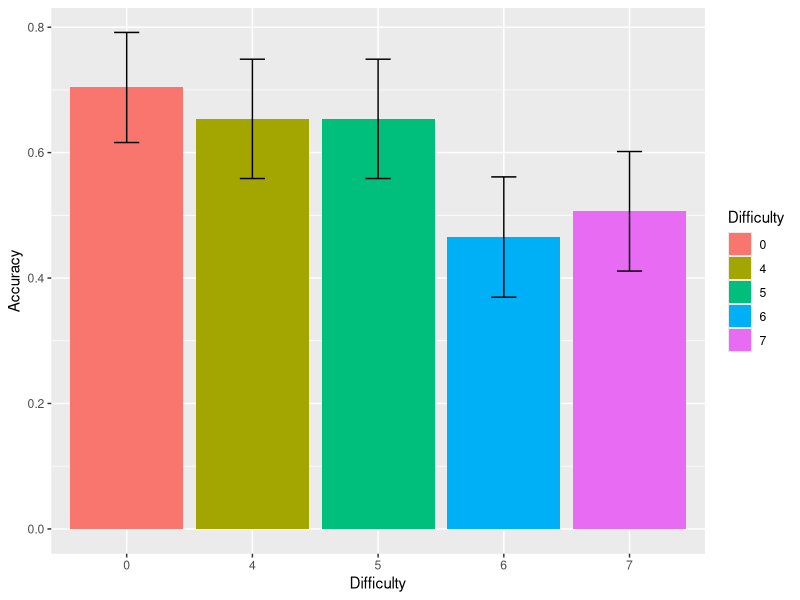

The R script that drew this image:
library('ggplot2')

## Gives count, mean, standard deviation, standard error of the mean, and confidence interval (default 95%).
##   data: a data frame.
##   measurevar: the name of a column that contains the variable to be summariezed
##   groupvars: a vector containing names of columns that contain grouping variables
##   na.rm: a boolean that indicates whether to ignore NA's
##   conf.interval: the percent range of the confidence interval (default is 95%)
summarySE <- function(data=NULL, measurevar, groupvars=NULL, na.rm=FALSE,
                      conf.interval=.95, .drop=TRUE) {
    library(plyr)

    # New version of length which can handle NA's: if na.rm==T, don't count them
    length2 <- function (x, na.rm=FALSE) {
        if (na.rm) sum(!is.na(x))
        else       length(x)
    }

    # This does the summary. For each group's data frame, return a vector with
    # N, mean, and sd
    datac <- ddply(data, groupvars, .drop=.drop,
      .fun = function(xx, col) {
        c(N    = length2(xx[[col]], na.rm=na.rm),
          mean = mean   (xx[[col]], na.rm=na.rm),
          sd   = sd     (xx[[col]], na.rm=na.rm)
        )
      },
      measurevar
    )

    # Rename the "mean" column    
    datac <- rename(datac, c("mean" = measurevar))

    datac$se <- datac$sd / sqrt(datac$N)  # Calculate standard error of the mean

    # Confidence interval multiplier for standard error
    # Calculate t-statistic for confidence interval: 
    # e.g., if conf.interval is .95, use .975 (above/below), and use df=N-1
    ciMult <- qt(conf.interval/2 + .5, datac$N-1)
    datac$ci <- datac$se * ciMult

    return(datac)
}

# df <- read.csv("./user_study_results/studyResults.csv", header=T)
df <- read.csv("./studyResults_without_Sandra.csv", header=T)
df$Difficulty = as.factor(df$Difficulty)

tgc <- summarySE(df, measurevar="Accuracy", groupvars=c("Difficulty"))
print(tgc)
# Use dose as a factor rather than numeric
tgc2 <- tgc
# tgc2$dose <- factor(tgc2$dose)

# Error bars represent standard error of the mean
ggplot(tgc2, aes(x=Difficulty, y=Accuracy, fill=Difficulty)) + 
    geom_bar(position=position_dodge(), stat="identity") +
    geom_errorbar(aes(ymin=Accuracy-se, ymax=Accuracy+se),
                  width=.2,                    # Width of the error bars
                  position=position_dodge(.9))


# # Use 95% confidence intervals instead of SEM
# ggplot(tgc2, aes(x=Difficulty, y=Time.in.page, fill=Difficulty)) + 
#     geom_bar(position=position_dodge(), stat="identity") +
#     geom_errorbar(aes(ymin=Time.in.page-ci, ymax=Time.in.page+ci),
#                   width=.2,                    # Width of the error bars
#                   position=position_dodge(.9))